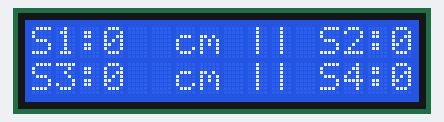
Bench run of a sketch on a simulated ESP8266 (NodeMCU). Shown: 16×2 character LCD. WiFi joins after 1.5 s; servers stay silent unless stated; no radio packets arrive unless stated; what the sketch prints to the serial monitor is not drawn.

Above: at 1.7 s.

Measured:
- what the display in image 0 shows lasts 2.5 s, from 1.6 s to 4.1 s

The sketch:

receiver_mcu_firebase_lcd.ino
```cpp
#include <SPI.h>
#include <nRF24L01.h>
#include <RF24.h>
#include <LCD.h>
#include <LiquidCrystal_I2C.h>
#include <ESP8266WiFi.h>
#include <FirebaseArduino.h>

//RF_S
#define CE_PIN    D4
#define CSN_PIN   D3

RF24 radio(CE_PIN, CSN_PIN);

// tx/rx address
const byte rxAddr[] = {1, 2, 3, 4};
//RF_E

//LCD_S
LiquidCrystal_I2C lcd(0x27,2,1,0,4,5,6,7);

int s1, s2, s3, s4;
//LCD-E

//FB_S
// Set these to run example.
#define FIREBASE_HOST "nodemcu-2ab01.firebaseio.com"
#define FIREBASE_AUTH "Oy7h1UaUvrCredlX9QSHmVx7Wy2emGnOabkweZYU"
#define WIFI_SSID "UIU-STUDENT"
#define WIFI_PASSWORD "12345678"
//FB_E

void setup() {
  Serial.begin(9600);

  //RF_S
  #define CE_PIN    D4
  #define CSN_PIN   D3

  RF24 radio(CE_PIN, CSN_PIN);

  // tx/rx address
  const byte rxAddr[] = {1, 2, 3, 4};

  radio.begin();
  radio.setPALevel(RF24_PA_MIN);   // RF24_PA_MIN ,RF24_PA_LOW, RF24_PA_HIGH, RF24_PA_MAX
  radio.setDataRate( RF24_250KBPS ); // RF24_250KBPS, RF24_1MBPS, RF24_2MBPS
  radio.setChannel(108);

  radio.openReadingPipe(0, rxAddr[0]);
  radio.openReadingPipe(1, rxAddr[1]);
  radio.openReadingPipe(2, rxAddr[2]);
  radio.openReadingPipe(3, rxAddr[3]);

  radio.startListening();
  //RF_E

  //LCD_S
  lcd.begin(16, 2);
  lcd.setBacklightPin(3,POSITIVE);
  lcd.setBacklight(HIGH);
  lcd.clear();
  //LCD_E

  //FB_S
  // connect to wifi.
  WiFi.begin(WIFI_SSID, WIFI_PASSWORD);
  Serial.print("connecting");
  while (WiFi.status() != WL_CONNECTED) {
    Serial.print(".");
    delay(500);
  }
  Serial.println();
  Serial.print("connected: ");
  Serial.println(WiFi.localIP());

  Firebase.begin(FIREBASE_HOST, FIREBASE_AUTH);
  //FB_E
}

int n = 0;

void loop() {

  //RF_S
  byte pipeNum = 0;
  int node, distance;
  while (radio.available(&pipeNum))
  {
    int receiver;
    radio.read(&receiver, sizeof(receiver));

    node = receiver / 100;
    distance = receiver - node*100;

    if(distance < 99.0){
      Serial.print("Node "); Serial.print(node); Serial.print(" Water level "); Serial.print(distance); Serial.print(" cm"); Serial.println();

    }
    else{
      Serial.print("Node "); Serial.print(node); Serial.print(" Water level more than 100 cm"); Serial.println();
    }

    //LCD_S
    if(node == 1){s1 = distance;}
    else if(node == 2){s2 = distance;}
    else if(node == 3){s3 = distance;}
    else if(node == 4){s4 = distance;}
    //LCD_E

  }
  //RF_E

  //LCD_S
  //=======================================LCD Display==============================================================//
  lcd.setCursor(0, 0); lcd.print("S1: "); lcd.setCursor(3, 0); lcd.print(s1); lcd.setCursor(6, 0);lcd.print("cm");
  lcd.setCursor(9, 0); lcd.print("||");
  lcd.setCursor(12,0);lcd.print("S2: "); lcd.setCursor(15, 0); lcd.print(s2); lcd.setCursor(18, 0);lcd.print("cm");

  lcd.setCursor(0, 1); lcd.print("S3: "); lcd.setCursor(3, 1); lcd.print(s3); lcd.setCursor(6, 1);lcd.print("cm");
  lcd.setCursor(9, 1); lcd.print("||");
  lcd.setCursor(12, 1); lcd.print("S4: "); lcd.setCursor(15, 1); lcd.print(s4); lcd.setCursor(18, 1);lcd.print("cm");
  //LCD_E

  //FB_S
  // set value
  Firebase.setInt("Node", node);
  // handle error
  if (Firebase.failed()) {
      Serial.print("setting /number failed:");
      Serial.println(Firebase.error());
      return;
  }
  Firebase.setInt("Water level", distance);
  // handle error
  if (Firebase.failed()) {
      Serial.print("setting /number failed:");
      Serial.println(Firebase.error());
      return;
  }
  delay(1000);

  // append a new value to /logs
  String name = Firebase.pushInt("logs", n++);
  // handle error
  if (Firebase.failed()) {
      Serial.print("pushing /logs failed:");
      Serial.println(Firebase.error());
      return;
  }
  Serial.print("pushed: /logs/");
  Serial.println(name);
  delay(1000);

  //LCD_S
  lcd.clear();
  //LCD_E
}
```
